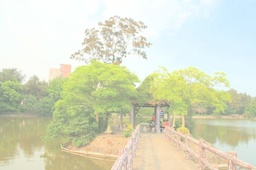
#> input picture Homework1/img/lake.jpg, 256 x 170 px, shrunk from 968 x 644 before the run
$ python 3.py
#> lines starting #> are read from the running program, lines starting #| are printed output that depends on the picture; after the words box and inside, x2 and y2 are one past the last pixel; in counts of white or black regions, pixels touching at a corner belong together
import numpy as np
import matplotlib.pyplot as plt
import cv2
import math

# Read image and convert
original_lake_img = cv2.imread('img/lake.jpg')
#> original_lake_img is the input picture: shape (170, 256, 3); mean B, G, R 196.7, 220.6, 217.3
lake_img = cv2.cvtColor(original_lake_img, cv2.COLOR_BGR2RGB)
#plt.imshow(lake_img)
#print(lake_img.shape)

#Convert RGB to YIQ
rows, cols, channels = lake_img.shape
#> rows = 170; cols = 256; channels = 3
output_lake_YIQ = np.zeros((rows, cols, channels))
for i in range(rows):
  for j in range(cols):
    output_lake_YIQ[i][j][0] = 0.299 * lake_img[i][j][0] + 0.587 * lake_img[i][j][1] + 0.114 * lake_img[i][j][2]
    output_lake_YIQ[i][j][1] = 0.595879 * lake_img[i][j][0] - 0.274133 * lake_img[i][j][1] - 0.321746 * lake_img[i][j][2]
    output_lake_YIQ[i][j][2] = 0.211205 * lake_img[i][j][0] - 0.523083 * lake_img[i][j][1] + 0.311878 * lake_img[i][j][2]
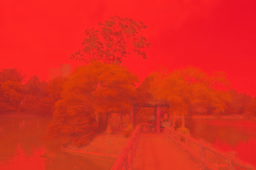
#> output_lake_YIQ: shape (170, 256, 3) float64; mean R, G, B 216.9, 5.7, -8.2; drawn with min black and max white

#Function histogram
def create_histogram(input_img, channel):
#> called with channel = 0
  histogram = [0] * 256
  for i in range(rows):
    for j in range(cols):
      tmp = round(input_img[i][j][channel])
      histogram[tmp] += 1
#> after the loop, histogram = 256 values, max 2877 at index 253, min 0 at index 0, mean 170
  return histogram

#Create histogram of channel Y
histogram_Y = create_histogram(output_lake_YIQ, 0)
#> histogram_Y has the same summary as histogram in create_histogram

#Function Gamma Transform
def gamma_trans(input_img, gamma):
#> called with gamma = 4.5
  output_img = np.zeros(input_img.shape)
  rows, cols, channels = input_img.shape
#> rows = 170; cols = 256; channels = 3
  for i in range(rows):
    for j in range(cols):
        output_img[i][j][0] = math.pow((input_img[i][j][0] / 255), gamma) * 255
        output_img[i][j][1] = input_img[i][j][1]
        output_img[i][j][2] = input_img[i][j][2]
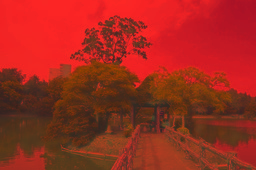
#> output_img: shape (170, 256, 3) float64; mean R, G, B 140.6, 5.7, -8.2; drawn with min black and max white
  return output_img

#Run gamma transform and create histogram of channel Y
output_lake_YIQ_gt = gamma_trans(output_lake_YIQ, 4.5)
histogram_Y_gt = create_histogram(output_lake_YIQ_gt, 0)
#> histogram_Y_gt = 256 values, max 1040 at index 245, min 0 at index 0, mean 170
#plt.plot(histogram_Y_gt)

#Convert YIQ to RGB
output_lake_final = np.zeros((rows, cols, channels))
for i in range(rows):
  for j in range(cols):
    output_lake_final[i][j][0] = 1.0000 * output_lake_YIQ_gt[i][j][0] + 0.95630 * output_lake_YIQ_gt[i][j][1] + 0.62103 * output_lake_YIQ_gt[i][j][2]
    output_lake_final[i][j][1] = 1.0000 * output_lake_YIQ_gt[i][j][0] - 0.27256 * output_lake_YIQ_gt[i][j][1] - 0.64671 * output_lake_YIQ_gt[i][j][2]
    output_lake_final[i][j][2] = 1.0000 * output_lake_YIQ_gt[i][j][0] - 1.10474 * output_lake_YIQ_gt[i][j][1] + 1.70116 * output_lake_YIQ_gt[i][j][2]
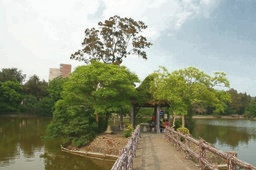
#> output_lake_final: shape (170, 256, 3) float64; mean R, G, B 141, 144.3, 120.4; drawn with min black and max white

for i in range(rows):
    for j in range(cols):
        for k in range(channels):
            if(output_lake_final[i][j][k] > 255):
                output_lake_final[i][j][k] = 255
            if(output_lake_final[i][j][k] < 0):
                output_lake_final[i][j][k] = 0
#> output_lake_final: shape (170, 256, 3) float64; 0.91% of pixels changed, all inside (x1, y1, x2, y2) = (0, 0, 228, 158)

plt.imsave("out/gamma_img.jpg", output_lake_final/255)
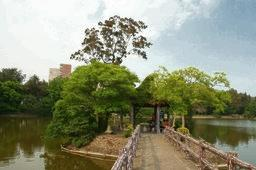
#> saved as gamma_img.jpg: shape (170, 256, 3); mean R, G, B 140.5, 143.8, 120.1

plt.plot(histogram_Y)
plt.savefig("out/Y_hist.jpg")
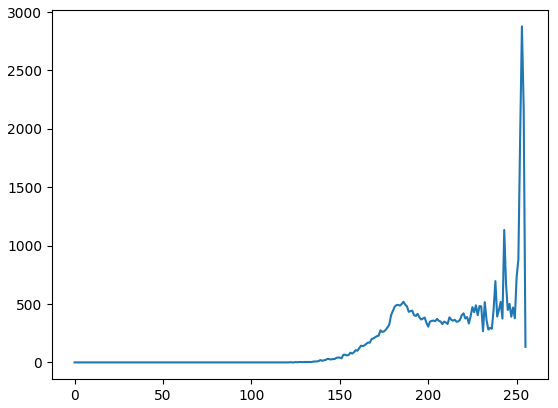
#> figure drawn by matplotlib, 1 panel; curve peaks at x = 253, y = 2877

plt.clf()
plt.plot(histogram_Y_gt)
plt.savefig("out/Y_hist_gamma.jpg")
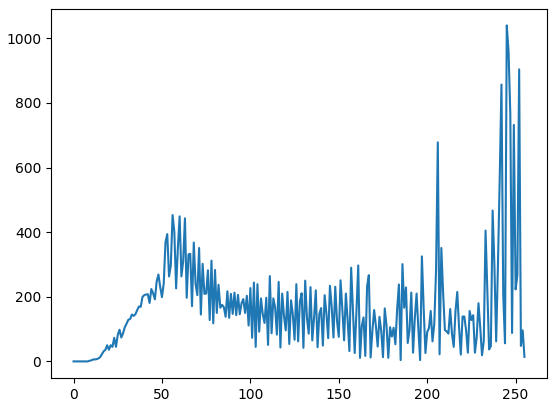
#> figure drawn by matplotlib, 1 panel; curve peaks at x = 245, y = 1040

#plt.imsave("out/Y_hist.jpg", histogram_Y)
#plt.imsave("out/Y_hist_gamma.jpg", histogram_Y_gt)
